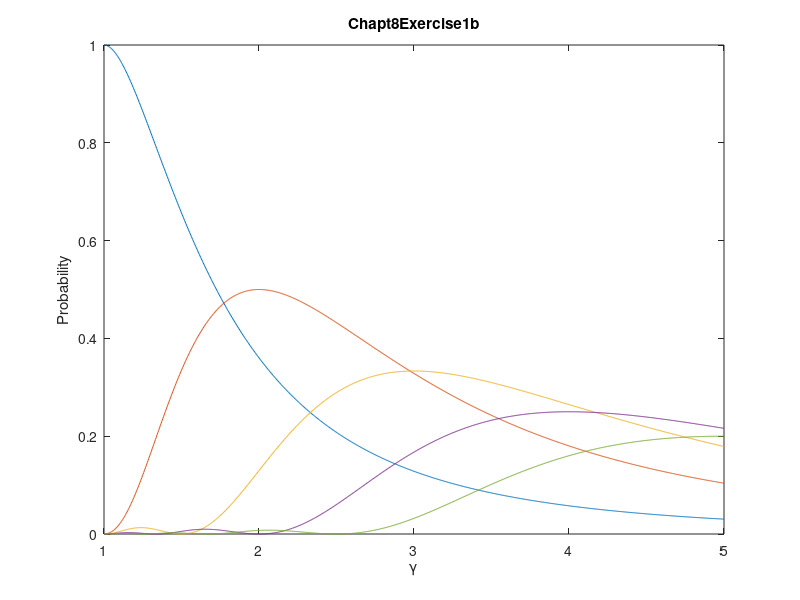

This figure's MATLAB source:
%Chapt8Exercise1bclearclf;err=0.00001;for n=1:5   for x=0:1000      gamma=1.0+x*0.004+err;      y1=((n/gamma)-1.0)*pi;      y2=((n/gamma)+1.0)*pi;      a=sqrt(1/gamma)*((sin(y1)/y1)-(sin(y2)/y2));      a2(x+1)=a*a;   end   plot(1:0.004:5,a2), axis([1,5,0,1]), hold on   xlabel('\gamma'),ylabel('Probability');   title(['Chapt8Exercise1b']);endhold off;   